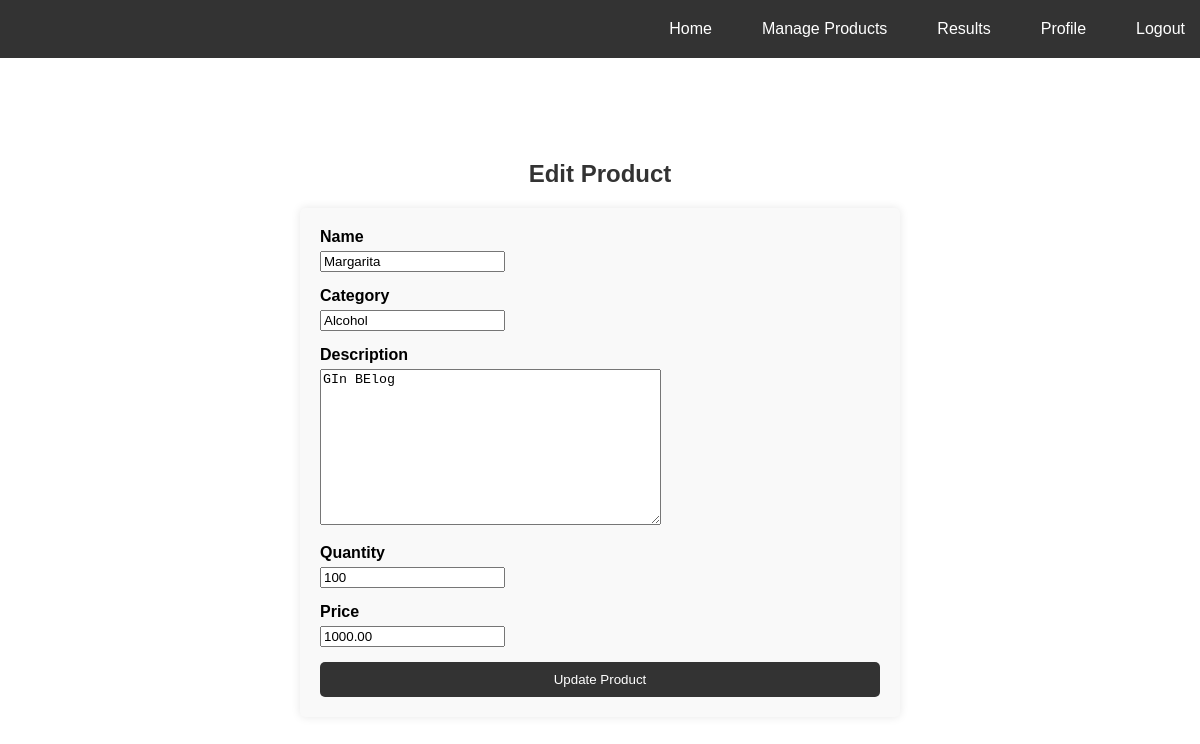
The page /edit-product/47/ (signed in) on the database its author committed.
### inventory/models.py (models this page shows, shortened)
class Product(models.Model):
    user = models.ForeignKey(User, on_delete=models.CASCADE, null=True)
    name = models.CharField(max_length=255)
    category = models.CharField(max_length=100)
    description = models.TextField()
    quantity = models.PositiveIntegerField()
    price = models.DecimalField(max_digits=10, decimal_places=2)
    date_added = models.DateTimeField(auto_now_add=True)
    class Meta:
        unique_together = ['user', 'name']

### inventory/views.py (the view)
# urls.py: path('edit-product/<int:product_id>/', views.edit_product, name='edit_product'),
@login_required
def edit_product(request, product_id):
    product = get_object_or_404(Product, pk=product_id, user=request.user)
    if request.method == 'POST':
        form = ProductForm(request.POST, instance=product)
        if form.is_valid():
            form.save()
            messages.success(request, "Product updated successfully!")
            return redirect('home')
    else:
        form = ProductForm(instance=product)
    return render(request, 'inventory/edit_product.html', {'form': form})

### inventory/forms.py (shortened to what this page needs)
class ProductForm(forms.ModelForm):
    class Meta:
        model = Product
        fields = ['name', 'category', 'description', 'quantity', 'price']
        exclude = ['user']

### inventory/templates/inventory/edit_product.html (shortened to what this page needs)
{% extends 'inventory/base.html' %}
{% block content %}
<div class="edit-container" style="max-width: 600px; margin: 80px auto; padding: 20px;">
    <h2 style="text-align: center; margin-bottom: 20px; color: #333;">Edit Product</h2>
    <form method="POST" style="background-color: #f9f9f9; padding: 20px; border-radius: 5px; box-shadow: 0 0 10px rgba(0,0,0,0.1);">
        {% for field in form %}
            <div style="margin-bottom: 15px;">
                <label for="{{ field.id_for_label }}" style="display: block; margin-bottom: 5px; font-weight: bold;">
                    {{ field.label }}
                </label>
                {{ field }}
            </div>
        {% endfor %}
        <button type="submit" style="width: 100%; padding: 10px; background-color: #333; color: white; border: none; border-radius: 5px; cursor: pointer;">
            Update Product
        </button>
    </form>
</div>
{% endblock %}

### inventory/templates/inventory/base.html (style rules this page uses)
body { padding-top: 30px; font-family: Arial, sans-serif; margin: 0; padding: 0; }

### rows shown on the page
Product: form "Margarita" "Alcohol" "GIn BElog" "100" "1000.00"

### other values the page prints
{{ field.label }} "Name" "Category" "Description" "Quantity" "Price"
